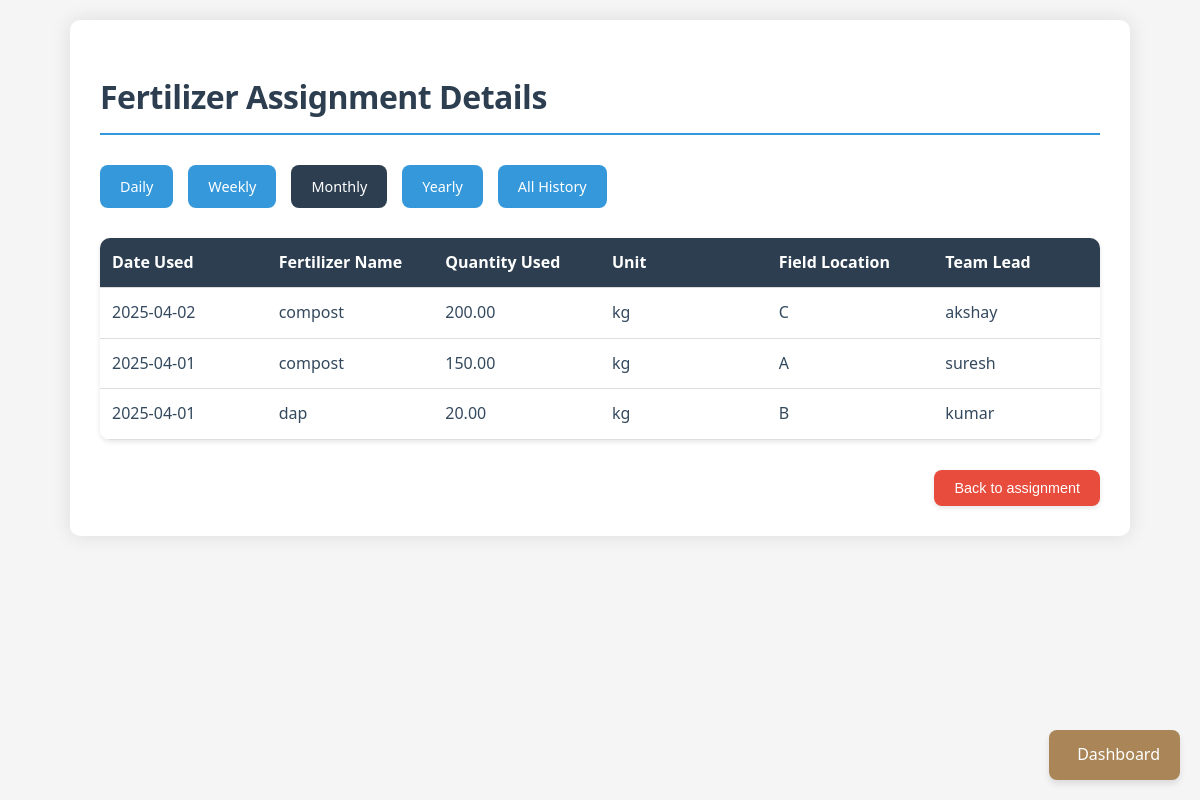
/fertilizer_usage_history.php?time_filter=monthly (signed in), run on the app's committed database.
### tables this page shows
CREATE TABLE `fertilizer_usage_history` (
  `usage_id` int NOT NULL AUTO_INCREMENT,
  `date_used` date NOT NULL,
  `fertilizer_name` varchar(255) NOT NULL,
  `quantity_used` decimal(10,2) NOT NULL,
  `unit` varchar(50) NOT NULL,
  `field_location` varchar(255) DEFAULT NULL,
  `lead_id` int DEFAULT NULL,
  `created_at` timestamp NULL DEFAULT CURRENT_TIMESTAMP,
  PRIMARY KEY (`usage_id`),
  KEY `fertilizer_name` (`fertilizer_name`),
  KEY `lead_id` (`lead_id`),
  CONSTRAINT `fertilizer_usage_history_ibfk_1` FOREIGN KEY (`fertilizer_name`) REFERENCES `fertilizer_inventory` (`fertilizer_name`) ON DELETE CASCADE,
  CONSTRAINT `fertilizer_usage_history_ibfk_2` FOREIGN KEY (`lead_id`) REFERENCES `labour_lead` (`lead_id`)
);

CREATE TABLE `labour_lead` (
  `lead_id` int NOT NULL AUTO_INCREMENT,
  `lead_name` varchar(255) NOT NULL,
  `user_id` int NOT NULL,
  `created_at` timestamp NULL DEFAULT CURRENT_TIMESTAMP,
  PRIMARY KEY (`lead_id`),
  KEY `user_id` (`user_id`),
  CONSTRAINT `labour_lead_ibfk_1` FOREIGN KEY (`user_id`) REFERENCES `users` (`id`) ON DELETE CASCADE
);

### fertilizer_usage_history.php (the view, shortened to what this page needs)
<?php
require 'db.php';
$time_filter = isset($_GET['time_filter']) ? $_GET['time_filter'] : 'weekly';
$current_date = date('Y-m-d');
$start_date = '';
$end_date = $current_date;
if ($time_filter === 'daily') {
    $start_date = $current_date;
} elseif ($time_filter === 'weekly') {
    $start_date = date('Y-m-d', strtotime('-7 days', strtotime($current_date)));
} elseif ($time_filter === 'monthly') {
    $start_date = date('Y-m-01', strtotime($current_date));
} elseif ($time_filter === 'yearly') {
    $start_date = date('Y-01-01', strtotime($current_date));
}
$sql_filter_condition = "";
if ($time_filter !== 'all') {
    $sql_filter_condition = "WHERE fuh.date_used BETWEEN '$start_date' AND '$end_date'";
}
$usageHistory = [];
try {
    $sql_usage_history = "SELECT fuh.date_used, fuh.fertilizer_name, fuh.quantity_used, fuh.unit, fuh.field_location, ll.lead_name
                           FROM fertilizer_usage_history fuh
                           LEFT JOIN labour_lead ll ON fuh.lead_id = ll.lead_id
                           $sql_filter_condition
                           ORDER BY fuh.date_used DESC";
    $result_usage_history = $conn->query($sql_usage_history);
    if ($result_usage_history->num_rows > 0) {
        while ($row = $result_usage_history->fetch_assoc()) {
            $usageHistory[] = $row;
        }
    }
} catch (Exception $e) {
    error_log("Error fetching fertilizer usage history: " . $e->getMessage());
    echo "Error fetching usage history.";
    $usageHistory = [];
} finally {
    $conn->close();
}
?>
<!DOCTYPE html>
<html lang="en">
<head>
    <link rel="stylesheet" href="css/fertilizer_usage_history.css">
</head>
<body>
    <div class="container history-container">
        <h1>Fertilizer Assignment Details</h1>
        <div class="filter-options">
            <a href="?time_filter=daily"   class="<?php if($time_filter === 'daily') echo 'active'; ?>">Daily</a> <a href="?time_filter=weekly"  class="<?php if($time_filter === 'weekly') echo 'active'; ?>">Weekly</a>
            <a href="?time_filter=monthly" class="<?php if($time_filter === 'monthly') echo 'active'; ?>">Monthly</a>
            <a href="?time_filter=yearly"  class="<?php if($time_filter === 'yearly') echo 'active'; ?>">Yearly</a>
            <a href="?time_filter=all"     class="<?php if($time_filter === 'all') echo 'active'; ?>">All History</a>
        </div>
        <table class="history-table">
            <thead>
                <tr>
                    <th>Date Used</th>
                    <th>Fertilizer Name</th>
                    <th>Quantity Used</th>
                    <th>Unit</th>
                    <th>Field Location</th>
                    <th>Team Lead</th>
                </tr>
            </thead>
            <tbody>
                <?php if (empty($usageHistory)): ?>
                    <tr><td colspan="6">No fertilizer usage history found for this period.</td></tr>
                <?php else: ?>
                    <?php foreach ($usageHistory as $usage): ?>
                        <tr>
                            <td><?php echo htmlspecialchars($usage['date_used']); ?></td>
                            <td><?php echo htmlspecialchars($usage['fertilizer_name']); ?></td>
                            <td><?php echo htmlspecialchars($usage['quantity_used']); ?></td>
                            <td><?php echo htmlspecialchars($usage['unit']); ?></td>
                            <td><?php echo htmlspecialchars($usage['field_location']); ?></td>
                            <td><?php echo htmlspecialchars($usage['lead_name'] ? $usage['lead_name'] : 'N/A'); ?></td>
                        </tr>
                    <?php endforeach; ?>
                <?php endif; ?>
            </tbody>
        </table>
        <div class="modal-actions">
            <button type="button" onclick="window.location.href='fertilizer_assign.php'" class="cancel-button">Back to assignment</button>
        </div>
    </div>
    <a href="dashboard.php" class="dashboard-button">
        <i class="fas fa-home"></i> Dashboard
    </a>
</body>
</html>

### css/fertilizer_usage_history.css (style rules this page uses)
body { font-family: 'Segoe UI', Tahoma, Geneva, Verdana, sans-serif; margin: 20px; background-color: #f5f5f5; color: #34495e; line-height: 1.6; }
.container { max-width: 1000px; margin: 0 auto; background: white; padding: 30px; border-radius: 10px; box-shadow: 0 0 20px rgba(0, 0, 0, 0.1); }
h1 { color: #2c3e50; margin-bottom: 30px; border-bottom: 2px solid #3498db; padding-bottom: 10px; font-size: 2em; letter-spacing: -0.5px; }
.filter-options { display: flex; gap: 15px; margin-bottom: 30px; }
.filter-options a { padding: 10px 20px; border: none; border-radius: 8px; cursor: pointer; font-size: 0.9em; background-color: #3498db; color: white; text-decoration: none; transition: background-color 0.3s, transform 0.2s; }
.filter-options a.active { background-color: #2c3e50; }
.history-table { width: 100%; border-collapse: collapse; margin-top: 20px; border-radius: 10px; overflow: hidden; table-layout: fixed; box-shadow: 0 2px 5px rgba(0, 0, 0, 0.1); }
.history-table th, .history-table td { padding: 12px; text-align: left; border-bottom: 1px solid #ddd; }
.history-table th { background-color: #2c3e50; color: white; font-weight: 600; }
.modal-actions { margin-top: 30px; text-align: right; }
.modal-actions button { padding: 10px 20px; background-color: #3498db; color: white; border: none; border-radius: 8px; font-size: 0.9em; cursor: pointer; transition: background-color 0.3s, transform 0.2s; box-shadow: 0 2px 5px rgba(0, 0, 0, 0.1); margin-left: 10px; }
.modal-actions button.cancel-button { background-color: #e74c3c; }
.dashboard-button { display: flex; align-items: center; justify-content: center; position: fixed; bottom: 20px; right: 20px; background-color: #a98558; color: white; padding: 12px 20px; border-radius: 8px; text-decoration: none; font-size: 16px; font-weight: 500; box-shadow: 0 4px 6px rgba(0, 0, 0, 0.1); z-index: 1000; transition: background-color 0.3s ease, transform 0.2s ease, box-shadow 0.3s ease; border: none; cursor: pointer; }

### data on the page
fertilizer_usage_history: date_used "2025-04-02", fertilizer_name "compost", quantity_used "200.00", unit "kg", field_location "C", lead.lead_name "akshay"
fertilizer_usage_history: date_used "2025-04-01", fertilizer_name "compost", quantity_used "150.00", unit "kg", field_location "A", lead.lead_name "suresh"
fertilizer_usage_history: date_used "2025-04-01", fertilizer_name "dap", quantity_used "20.00", unit "kg", field_location "B", lead.lead_name "kumar"
